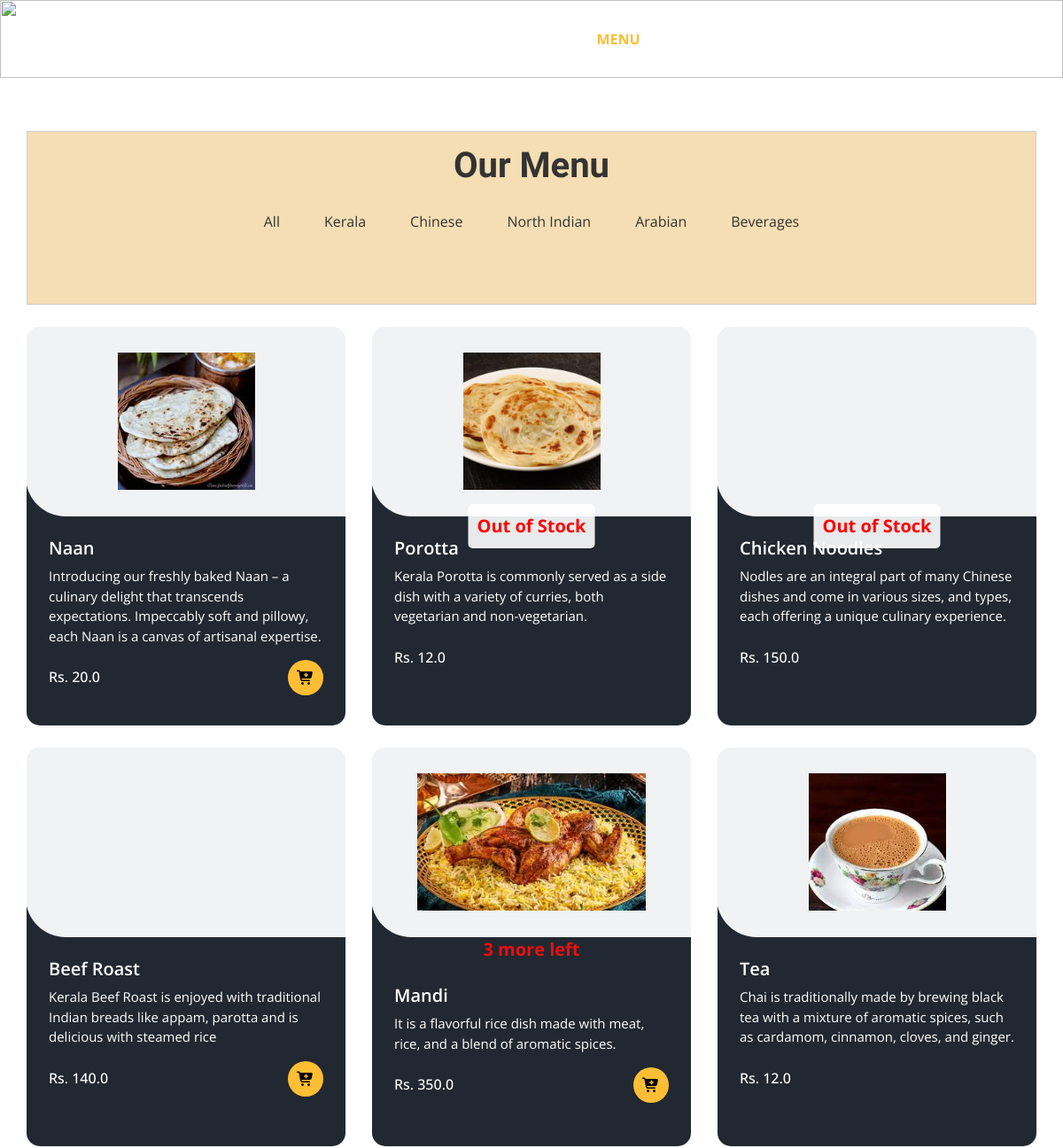
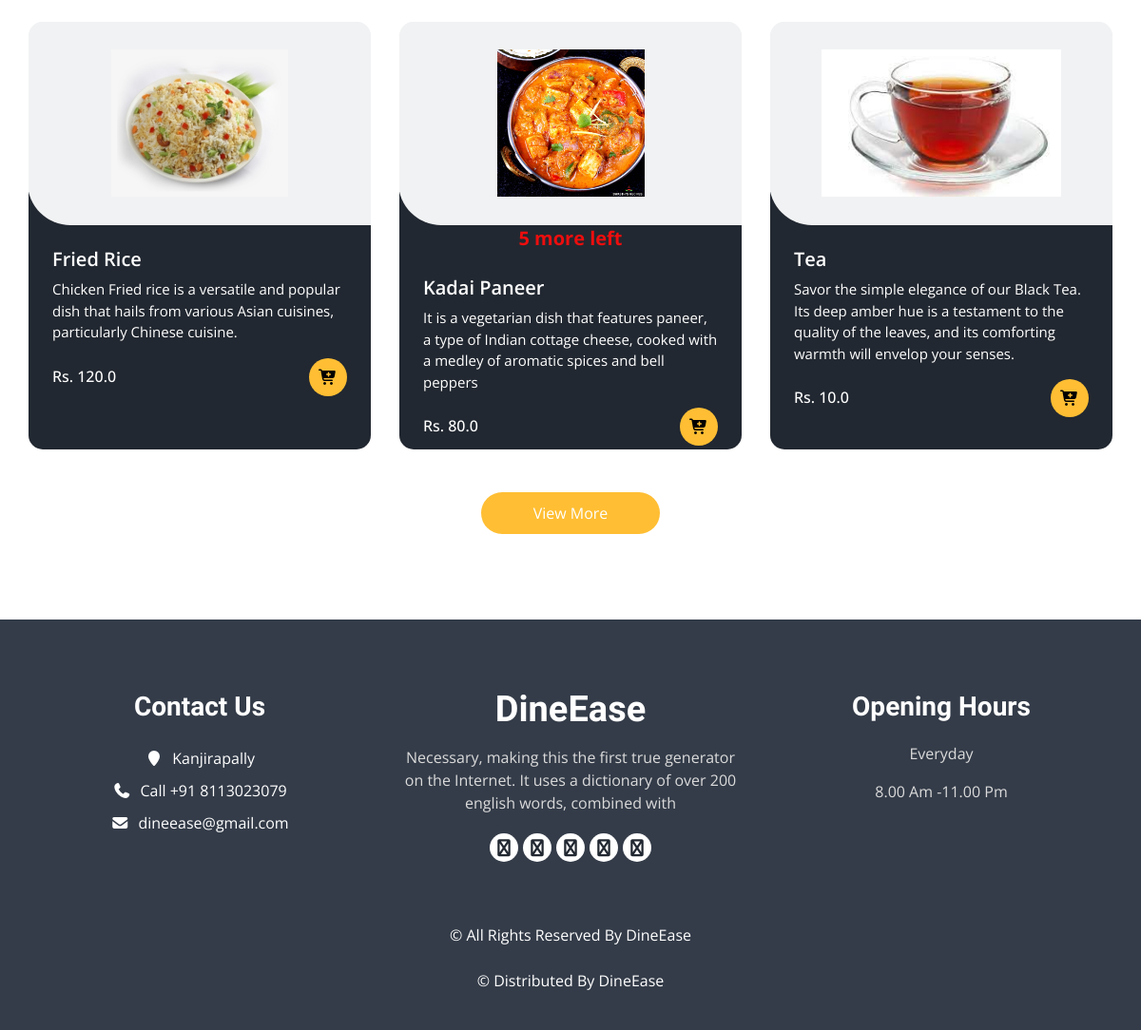
The app's page /menu/ with its own data (2 pictures, top to bottom).
### home/models.py (models this page shows, shortened)
class menus(models.Model):
    CATEGORY_CHOICES = (
        ('Kerala', 'Kerala'),
        ('Chineese', 'Chineese'),
        ('North Indian', 'North Indian'),
        ('Arabian', 'Arabian'),
        ('Beverages', 'Beverages'),
    )
    SUBMENU_CHOICES = (
        ('Breads', 'Breads'),
        ('Curries', 'Curries'),
        ('Rice Dishes','Rice Dishes'),
        ('Appetizers','Appetizers'),
        ('Main Course','Main Course'),
        ('Breads & Accompaniments', 'Breads & Accompaniments'),
        ('Rolls & Grills','Rolls & Grills'),
        ('Hot Beverage','Hot Beverage'),
        ('Cold Beverage','Cold Beverage'),
    )
    SUB_SUBMENU_CHOICES = (
        ('Vegetarian', 'Vegetarian'),
        ('Non-Vegetarian', 'Non-Vegetarian'),
        ('Water-based','Water-based'),
        ('Milk-based','Milk-based')
    )
    name = models.CharField(max_length=100)
    category = models.CharField(max_length=50, choices=CATEGORY_CHOICES, default='')
    submenu = models.CharField(max_length=50, choices=SUBMENU_CHOICES, default='', blank=True)
    sub_submenu = models.CharField(max_length=50, choices=SUB_SUBMENU_CHOICES, default='', blank=True)
    desc = models.CharField(max_length=300)
    price = models.FloatField()
    img = models.ImageField(upload_to='menus/', blank=True, null=True)
    active = models.BooleanField(default=True)

### home/views.py (the view)
# urls.py: path('menu/',menu,name='menu'),
def menu(request):
    all_menu_items = menus.objects.all()
    menu_items = all_menu_items[:9]
    notifications = Notification.objects.filter(notification_type='out_of_stock')
    return render(request, 'menu.html', {'menu_items': menu_items, 'notifications': notifications})

### templates/menu.html (shortened to what this page needs)
{% load static %}
<!DOCTYPE html>
<html>
<head>
  <link rel="stylesheet" type="text/css" href="{% static 'css/bootstrap.css' %}" />
  <link rel="stylesheet" type="text/css" href="https://cdnjs.cloudflare.com/ajax/libs/OwlCarousel2/2.3.4/assets/owl.carousel.min.css" />
  <link rel="stylesheet" href="https://cdnjs.cloudflare.com/ajax/libs/jquery-nice-select/1.1.0/css/nice-select.min.css" />
  <link href="{% static 'css/font-awesome.min.css' %}" rel="stylesheet" />
  <link href="{% static 'css/style.css' %}" rel="stylesheet" />
  <link href="{% static 'css/responsive.css' %}" rel="stylesheet" />
  <link rel="stylesheet" href="https://cdnjs.cloudflare.com/ajax/libs/font-awesome/7.0.0/css/all.min.css">
</head>
<body class="sub_page">
  <div class="hero_area">
    <div class="bg-box">
      <img src="{% static 'images/hero-bg.jpg' %}" alt="">
    </div>
    <header class="header_section">
      <div class="container">
        <nav class="navbar navbar-expand-lg custom_nav-container ">
          <a class="navbar-brand" href="{% url '' %}">
            <span>
            </span>
          </a>
          <div class="collapse navbar-collapse" id="navbarSupportedContent">
            <ul class="navbar-nav  mx-auto ">
              <li class="nav-item">
                <a class="nav-link" href="{% url '' %}">Home </a>
              </li>
              <li class="nav-item active">
                <a class="nav-link" href="{% url 'menu' %}">Menu <span class="sr-only">(current)</span> </a>
              </li>
              <li class="nav-item">
                <a class="nav-link" href="{% url 'about' %}">About</a>
              </li>
              <li class="nav-item">
                {% if user.is_authenticated %}
                {% comment %} <li class="nav-item">
                  <a class="nav-link" href="{% url 'upload_image' %}">Image Search</a>
                </li>  {% endcomment %}
                <li class="nav-item">
                  <a class="nav-link" href="{% url 'add_reservation' %}">Book Table</a>
                </li>
                <li class="nav-item">
                      <a class="nav-link" href="{% url 'booking_list'  %}">Bookings</a>
                    </li>
                <li class="nav-item">
                  <a class="nav-link" href="{% url 'orders_lists' %}">Orders </a>
                </li>
                <li class="nav-item">
                  <a class="nav-link" href="{% url 'loggout' %}">Logout</a>
                   </li>
                   <a href="#" class="nav-item nav-link" style="color: white; font-weight: bold;">Welcome, {{user.name}}
                {% else %}
                  <a class="nav-link" href="{% url 'login' %}">Login</a>
                {% endif %}
              </li>
              </ul>
            <div class="user_option">
              <a class="cart_link" href="{% url 'cart' %}">
              </a>
            </div>
          </div>
        </nav>
      </div>
    </header>
  </div>
  <section class="food_section layout_padding">
    <div class="container">
      <div class="centered-div">
      <div class="heading_container heading_center" style="margin-top: -40px;"><br>
        <h2>
          Our Menu
        </h2>
      </div>
      <ul class="filters_menu" style="margin-top: 20px; background-color:wheat ">
        <li class="" data-filter="*">All</li>
        <li class="has-submenu">Kerala
        </li>
        <li class="has-submenu">Chinese
        </li>
        <li class="has-submenu">North Indian
        </li>
        <li class="has-submenu">Arabian
        </li>
        <li class="has-submenu">Beverages
        </li>
      </ul><br>
    </div>
    <div class="filters-content">
      <div class="row grid">
        {% for menu_item in menu_items %}
        {% if menu_item.active %}
            {% with stock=menu_item.stock.stock_quantity %}
                <div class="col-sm-6 col-lg-4 all {{ menu_item.category }}">
                    <div class="box" style="height: 450px; {% if stock == 0 %}filter: blur(0.5px);{% endif %}">
                        <div>
                            <div class="img-box">
                                <img src="{{ menu_item.img.url }}" alt="">
                                {% if stock == 0 %}
                                <div class="out-of-stock-message-container">
                                  <div class="out-of-stock-message" style="font-size: 20px;">
                                      Out of Stock
                                  </div>
                              </div>
                                {% endif %}
                            </div>
                            {% if stock > 0 and stock <= 5 %}
                                  <div role="alert" style="color: #ed0e0e; font-size: 20px; font-weight: bold; display: flex; justify-content: center; align-items: center; height: 100%; animation: blink 1s infinite;">
                                      {{ stock }} more left
                                  </div>
                              {% endif %}
                            <div class="detail-box">
                                <h5>{{ menu_item.name }}</h5>
                                <p>{{ menu_item.desc }}</p>
                                <div class="options">
                                    <h6>Rs. {{ menu_item.price }}</h6>
                                    <div class="button-container">
                                        {% if stock > 0 %}
                                            <a href="{% url 'add_to_cart' menu_item.id %}">
                                                <i class="fa fa-cart-plus" aria-hidden="true" style="color: black;"></i>
                                            </a>
                                        {% endif %}
                                    </div>
                                </div>
                            </div>
                        </div>
                    </div>
                </div>
            {% endwith %}
        {% endif %}
    {% endfor %}
      </div>
  </div>
      <div class="btn-box">
        <a href="{% url 'menumore' %}">
          View More
        </a>
      </div>
    </div>
  </section>
  <footer class="footer_section">
    <div class="container">
      <div class="row">
        <div class="col-md-4 footer-col">
          <div class="footer_contact">
            <h4>
              Contact Us
            </h4>
            <div class="contact_link_box">
              <a href="">
                <i class="fa fa-map-marker" aria-hidden="true"></i>
                <span>
                  Kanjirapally
                </span>
              </a>
              <a href="">
                <i class="fa fa-phone" aria-hidden="true"></i>
                <span>
                  Call +91 8113023079
                </span>
              </a>
              <a href="">
                <i class="fa fa-envelope" aria-hidden="true"></i>
                <span>
                  dineease@gmail.com
                </span>
              </a>
            </div>
          </div>
        </div>
        <div class="col-md-4 footer-col">
          <div class="footer_detail">
            <a href="" class="footer-logo">
              DineEase
            </a>
            <p>
              Necessary, making this the first true generator on the Internet. It uses a dictionary of over 200 english words, combined with
            </p>
            <div class="footer_social">
              <a href="">
                <i class="fa fa-facebook" aria-hidden="true"></i>
              </a>
              <a href="">
                <i class="fa fa-twitter" aria-hidden="true"></i>
              </a>
              <a href="">
                <i class="fa fa-linkedin" aria-hidden="true"></i>
              </a>
              <a href="">
                <i class="fa fa-instagram" aria-hidden="true"></i>
              </a>
              <a href="">
                <i class="fa fa-pinterest" aria-hidden="true"></i>
              </a>
            </div>
          </div>
        </div>
        <div class="col-md-4 footer-col">
          <h4>
            Opening Hours
          </h4>
          <p>
            Everyday
          </p>
          <p>
            8.00 Am -11.00 Pm
          </p>
        </div>
      </div>
      <div class="footer-info">
        <p>
          &copy;  All Rights Reserved By
          <a href="https://html.design/">DineEase</a><br><br>
          &copy;  Distributed By
          <a href="https://themewagon.com/" target="_blank">DineEase</a>
        </p>
      </div>
    </div>
  </footer>
</body>
</html>

### static/css/responsive.css (style rules this page uses)
@media (min-width: 1200px) { .container { max-width: 1170px; } }

### templates/menu.html (style rules this page uses)
.active { font-weight: bold; }
.centered-div { width: 100%; margin: 0 20% 0 0; background-color: wheat; padding: 30px; border: 1px solid #ccc; text-align: center; color: #333; margin-top: -30px; }
.box { height: 420px; }
.button-container { display: flex; align-items: center; justify-content: space-between; }
.out-of-stock-message-container { position: absolute; top: 50%; left: 50%; transform: translate(-50%, -50%); }
.out-of-stock-message { background-color: rgba(255, 255, 255, 0.9); padding: 10px; border-radius: 5px; color: red; font-weight: bold; font-size: 24px; }

### records on screen
menus: img (picture), name "Naan", desc "Introducing our freshly baked Naan – a culinary delight that transcends expectations. Impeccably soft and pillowy, each Naan is a canvas of artisanal expertise.", price "20.0"
menus: img (picture), shows "Out of Stock", name "Porotta", desc "Kerala Porotta is commonly served as a side dish with a variety of curries, both vegetarian and non-vegetarian.", price "12.0"
menus: shows "Out of Stock", name "Chicken Noodles", desc "Nodles are an integral part of many Chinese dishes and come in various sizes, and types, each offering a unique culinary experience.", price "150.0"
menus: name "Beef Roast", desc "Kerala Beef Roast is enjoyed with traditional Indian breads like appam, parotta and is delicious with steamed rice", price "140.0"
menus: img (picture), stock.stock_quantity "3", name "Mandi", desc "It is a flavorful rice dish made with meat, rice, and a blend of aromatic spices.", price "350.0"
menus: img (picture), name "Tea", desc "Chai is traditionally made by brewing black tea with a mixture of aromatic spices, such as cardamom, cinnamon, cloves, and ginger.", price "12.0"
menus: img (picture), name "Fried Rice", desc "Chicken Fried rice is a versatile and popular dish that hails from various Asian cuisines, particularly Chinese cuisine.", price "120.0"
menus: img (picture), stock.stock_quantity "5", name "Kadai Paneer", desc "It is a vegetarian dish that features paneer, a type of Indian cottage cheese, cooked with a medley of aromatic spices and bell peppers", price "80.0"
menus: img (picture), name "Tea", desc "Savor the simple elegance of our Black Tea. Its deep amber hue is a testament to the quality of the leaves, and its comforting warmth will envelop your senses.", price "10.0"
